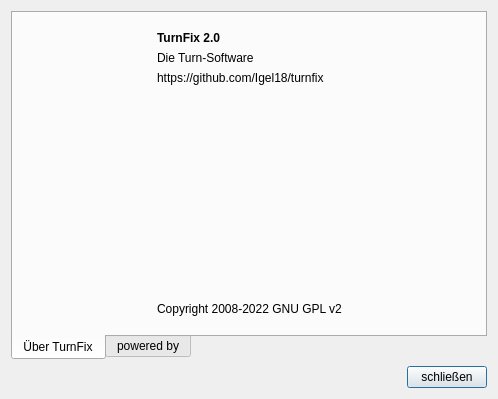
<?xml version="1.0" encoding="UTF-8"?>
<ui version="4.0">
 <class>AboutDialog</class>
 <widget class="QDialog" name="AboutDialog">
  <property name="geometry">
   <rect>
    <x>0</x>
    <y>0</y>
    <width>498</width>
    <height>399</height>
   </rect>
  </property>
  <property name="sizePolicy">
   <sizepolicy hsizetype="Fixed" vsizetype="Fixed">
    <horstretch>0</horstretch>
    <verstretch>0</verstretch>
   </sizepolicy>
  </property>
  <property name="windowTitle">
   <string>TurnFix - Über Turnfix</string>
  </property>
  <property name="windowIcon">
   <iconset resource="../resources/TurnFix.qrc">
    <normaloff>:/appicons/icon.png</normaloff>:/appicons/icon.png</iconset>
  </property>
  <layout class="QGridLayout" name="gridLayout">
   <item row="1" column="0">
    <widget class="QPushButton" name="pushButton">
     <property name="sizePolicy">
      <sizepolicy hsizetype="Fixed" vsizetype="Fixed">
       <horstretch>0</horstretch>
       <verstretch>0</verstretch>
      </sizepolicy>
     </property>
     <property name="layoutDirection">
      <enum>Qt::RightToLeft</enum>
     </property>
     <property name="text">
      <string>schließen</string>
     </property>
    </widget>
   </item>
   <item row="0" column="0">
    <widget class="QTabWidget" name="tabWidget">
     <property name="tabPosition">
      <enum>QTabWidget::South</enum>
     </property>
     <property name="tabShape">
      <enum>QTabWidget::Rounded</enum>
     </property>
     <property name="currentIndex">
      <number>0</number>
     </property>
     <widget class="QWidget" name="tab">
      <attribute name="title">
       <string>Über TurnFix</string>
      </attribute>
      <layout class="QGridLayout" name="gridLayout_3">
       <item row="0" column="0">
        <widget class="QLabel" name="label">
         <property name="sizePolicy">
          <sizepolicy hsizetype="Fixed" vsizetype="Fixed">
           <horstretch>0</horstretch>
           <verstretch>0</verstretch>
          </sizepolicy>
         </property>
         <property name="minimumSize">
          <size>
           <width>120</width>
           <height>120</height>
          </size>
         </property>
         <property name="maximumSize">
          <size>
           <width>120</width>
           <height>120</height>
          </size>
         </property>
         <property name="text">
          <string/>
         </property>
         <property name="pixmap">
          <pixmap resource="../resources/TurnFix.qrc">:/appicons/icon.png</pixmap>
         </property>
         <property name="scaledContents">
          <bool>true</bool>
         </property>
        </widget>
       </item>
       <item row="0" column="1" rowspan="2">
        <widget class="QWidget" name="widget" native="true">
         <layout class="QGridLayout" name="gridLayout_4">
          <item row="0" column="0">
           <widget class="QLabel" name="label_2">
            <property name="font">
             <font>
              <weight>75</weight>
              <bold>true</bold>
             </font>
            </property>
            <property name="text">
             <string>TurnFix 2.0</string>
            </property>
           </widget>
          </item>
          <item row="1" column="0">
           <widget class="QLabel" name="label_3">
            <property name="text">
             <string>Die Turn-Software</string>
            </property>
           </widget>
          </item>
          <item row="2" column="0">
           <widget class="QLabel" name="label_4">
            <property name="text">
             <string>https://github.com/Igel18/turnfix</string>
            </property>
           </widget>
          </item>
          <item row="3" column="0">
           <spacer name="verticalSpacer_2">
            <property name="orientation">
             <enum>Qt::Vertical</enum>
            </property>
            <property name="sizeType">
             <enum>QSizePolicy::Expanding</enum>
            </property>
            <property name="sizeHint" stdset="0">
             <size>
              <width>0</width>
              <height>0</height>
             </size>
            </property>
           </spacer>
          </item>
          <item row="4" column="0">
           <widget class="QLabel" name="label_5">
            <property name="text">
             <string>Copyright 2008-2022 GNU GPL v2</string>
            </property>
           </widget>
          </item>
         </layout>
        </widget>
       </item>
       <item row="1" column="0">
        <spacer name="verticalSpacer">
         <property name="orientation">
          <enum>Qt::Vertical</enum>
         </property>
         <property name="sizeHint" stdset="0">
          <size>
           <width>20</width>
           <height>40</height>
          </size>
         </property>
        </spacer>
       </item>
      </layout>
     </widget>
     <widget class="QWidget" name="tab_3">
      <attribute name="title">
       <string>powered by</string>
      </attribute>
      <layout class="QGridLayout" name="gridLayout_5">
       <item row="2" column="0" colspan="2">
        <widget class="QLabel" name="label_9">
         <property name="text">
          <string>&lt;!DOCTYPE HTML PUBLIC &quot;-//W3C//DTD HTML 4.0//EN&quot; &quot;http://www.w3.org/TR/REC-html40/strict.dtd&quot;&gt;
&lt;html&gt;&lt;head&gt;&lt;meta name=&quot;qrichtext&quot; content=&quot;1&quot; /&gt;&lt;style type=&quot;text/css&quot;&gt;
p, li { white-space: pre-wrap; }
&lt;/style&gt;&lt;/head&gt;&lt;body style=&quot; font-family:'Lucida Grande'; font-size:13pt; font-weight:400; font-style:normal;&quot;&gt;
&lt;p style=&quot; margin-top:0px; margin-bottom:0px; margin-left:0px; margin-right:0px; -qt-block-indent:0; text-indent:0px;&quot;&gt;&lt;span style=&quot; font-family:'MS Shell Dlg 2'; font-size:10pt; font-weight:600;&quot;&gt;PostgreSQL&lt;/span&gt;&lt;/p&gt;
&lt;p style=&quot; margin-top:0px; margin-bottom:0px; margin-left:0px; margin-right:0px; -qt-block-indent:0; text-indent:0px;&quot;&gt;&lt;span style=&quot; font-family:'MS Shell Dlg 2'; font-size:10pt;&quot;&gt;The world's most advanced open source database.&lt;/span&gt;&lt;/p&gt;
&lt;p style=&quot;-qt-paragraph-type:empty; margin-top:0px; margin-bottom:0px; margin-left:0px; margin-right:0px; -qt-block-indent:0; text-indent:0px; font-family:'MS Shell Dlg 2'; font-size:10pt;&quot;&gt;&lt;/p&gt;
&lt;p style=&quot; margin-top:0px; margin-bottom:0px; margin-left:0px; margin-right:0px; -qt-block-indent:0; text-indent:0px;&quot;&gt;&lt;a href=&quot;http://www.postgresql.org/&quot;&gt;&lt;span style=&quot; font-family:'MS Shell Dlg 2'; font-size:10pt; text-decoration: underline; color:#0000ff;&quot;&gt;http://www.postgresql.org/&lt;/span&gt;&lt;/a&gt;&lt;/p&gt;&lt;/body&gt;&lt;/html&gt;</string>
         </property>
        </widget>
       </item>
       <item row="5" column="0" colspan="2">
        <spacer name="verticalSpacer_4">
         <property name="orientation">
          <enum>Qt::Vertical</enum>
         </property>
         <property name="sizeHint" stdset="0">
          <size>
           <width>20</width>
           <height>40</height>
          </size>
         </property>
        </spacer>
       </item>
       <item row="1" column="0" colspan="2">
        <widget class="QLabel" name="label_10">
         <property name="text">
          <string>&lt;!DOCTYPE HTML PUBLIC &quot;-//W3C//DTD HTML 4.0//EN&quot; &quot;http://www.w3.org/TR/REC-html40/strict.dtd&quot;&gt;
&lt;html&gt;&lt;head&gt;&lt;meta name=&quot;qrichtext&quot; content=&quot;1&quot; /&gt;&lt;style type=&quot;text/css&quot;&gt;
p, li { white-space: pre-wrap; }
&lt;/style&gt;&lt;/head&gt;&lt;body style=&quot; font-family:'Lucida Grande'; font-size:13pt; font-weight:400; font-style:normal;&quot;&gt;
&lt;p style=&quot; margin-top:0px; margin-bottom:0px; margin-left:0px; margin-right:0px; -qt-block-indent:0; text-indent:0px;&quot;&gt;&lt;span style=&quot; font-family:'MS Shell Dlg 2'; font-size:10pt; font-weight:600;&quot;&gt;Qt&lt;/span&gt;&lt;/p&gt;
&lt;p style=&quot; margin-top:0px; margin-bottom:0px; margin-left:0px; margin-right:0px; -qt-block-indent:0; text-indent:0px;&quot;&gt;&lt;span style=&quot; font-family:'MS Shell Dlg 2'; font-size:10pt;&quot;&gt;A cross-platform application und UI framework&lt;/span&gt;&lt;/p&gt;
&lt;p style=&quot;-qt-paragraph-type:empty; margin-top:0px; margin-bottom:0px; margin-left:0px; margin-right:0px; -qt-block-indent:0; text-indent:0px; font-family:'MS Shell Dlg 2'; font-size:10pt;&quot;&gt;&lt;/p&gt;
&lt;p style=&quot; margin-top:0px; margin-bottom:0px; margin-left:0px; margin-right:0px; -qt-block-indent:0; text-indent:0px;&quot;&gt;&lt;a href=&quot;http://www.qtsoftware.com/&quot;&gt;&lt;span style=&quot; font-family:'MS Shell Dlg 2'; font-size:10pt; text-decoration: underline; color:#0000ff;&quot;&gt;http://www.qtsoftware.com/&lt;/span&gt;&lt;/a&gt;&lt;/p&gt;&lt;/body&gt;&lt;/html&gt;</string>
         </property>
        </widget>
       </item>
       <item row="0" column="0" colspan="2">
        <widget class="QLabel" name="label_11">
         <property name="font">
          <font>
           <weight>75</weight>
           <bold>true</bold>
          </font>
         </property>
         <property name="text">
          <string>TurnFix verwendet folgende Komponenten...</string>
         </property>
         <property name="alignment">
          <set>Qt::AlignCenter</set>
         </property>
        </widget>
       </item>
       <item row="3" column="0" colspan="2">
        <widget class="QLabel" name="label_7">
         <property name="text">
          <string>&lt;!DOCTYPE HTML PUBLIC &quot;-//W3C//DTD HTML 4.0//EN&quot; &quot;http://www.w3.org/TR/REC-html40/strict.dtd&quot;&gt;
&lt;html&gt;&lt;head&gt;&lt;meta name=&quot;qrichtext&quot; content=&quot;1&quot; /&gt;&lt;style type=&quot;text/css&quot;&gt;
p, li { white-space: pre-wrap; }
&lt;/style&gt;&lt;/head&gt;&lt;body style=&quot; font-family:'Lucida Grande'; font-size:13pt; font-weight:400; font-style:normal;&quot;&gt;
&lt;p style=&quot; margin-top:0px; margin-bottom:0px; margin-left:0px; margin-right:0px; -qt-block-indent:0; text-indent:0px;&quot;&gt;&lt;span style=&quot; font-family:'MS Shell Dlg 2'; font-size:10pt; font-weight:600;&quot;&gt;Property Browser&lt;/span&gt;&lt;/p&gt;
&lt;p style=&quot; margin-top:0px; margin-bottom:0px; margin-left:0px; margin-right:0px; -qt-block-indent:0; text-indent:0px;&quot;&gt;&lt;span style=&quot; font-family:'MS Shell Dlg 2'; font-size:10pt;&quot;&gt;A property browser framework enabling the user to edit a set of properties.&lt;/span&gt;&lt;/p&gt;
&lt;p style=&quot;-qt-paragraph-type:empty; margin-top:0px; margin-bottom:0px; margin-left:0px; margin-right:0px; -qt-block-indent:0; text-indent:0px; font-family:'MS Shell Dlg 2'; font-size:10pt;&quot;&gt;&lt;/p&gt;&lt;/body&gt;&lt;/html&gt;</string>
         </property>
        </widget>
       </item>
       <item row="4" column="0">
        <widget class="QLabel" name="label_6">
         <property name="text">
          <string>&lt;!DOCTYPE HTML PUBLIC &quot;-//W3C//DTD HTML 4.0//EN&quot; &quot;http://www.w3.org/TR/REC-html40/strict.dtd&quot;&gt;
&lt;html&gt;&lt;head&gt;&lt;meta name=&quot;qrichtext&quot; content=&quot;1&quot; /&gt;&lt;style type=&quot;text/css&quot;&gt;
p, li { white-space: pre-wrap; }
&lt;/style&gt;&lt;/head&gt;&lt;body style=&quot; font-family:'Lucida Grande'; font-size:13pt; font-weight:400; font-style:normal;&quot;&gt;
&lt;p style=&quot; margin-top:0px; margin-bottom:0px; margin-left:0px; margin-right:0px; -qt-block-indent:0; text-indent:0px;&quot;&gt;&lt;span style=&quot; font-size:10pt; font-weight:600;&quot;&gt;Farm-Fresh Web Icons&lt;/span&gt;&lt;/p&gt;
&lt;p style=&quot;-qt-paragraph-type:empty; margin-top:0px; margin-bottom:0px; margin-left:0px; margin-right:0px; -qt-block-indent:0; text-indent:0px; font-size:10pt; font-weight:600;&quot;&gt;&lt;/p&gt;
&lt;p style=&quot; margin-top:0px; margin-bottom:0px; margin-left:0px; margin-right:0px; -qt-block-indent:0; text-indent:0px;&quot;&gt;&lt;a href=&quot;http://www.fatcow.com/free-icons/&quot;&gt;&lt;span style=&quot; font-size:10pt; text-decoration: underline; color:#0000ff;&quot;&gt;http://www.fatcow.com/free-icons/&lt;/span&gt;&lt;/a&gt;&lt;/p&gt;&lt;/body&gt;&lt;/html&gt;</string>
         </property>
        </widget>
       </item>
      </layout>
     </widget>
    </widget>
   </item>
  </layout>
 </widget>
 <resources>
  <include location="../resources/TurnFix.qrc"/>
 </resources>
 <connections>
  <connection>
   <sender>pushButton</sender>
   <signal>clicked()</signal>
   <receiver>AboutDialog</receiver>
   <slot>close()</slot>
   <hints>
    <hint type="sourcelabel">
     <x>432</x>
     <y>323</y>
    </hint>
    <hint type="destinationlabel">
     <x>358</x>
     <y>322</y>
    </hint>
   </hints>
  </connection>
 </connections>
</ui>
